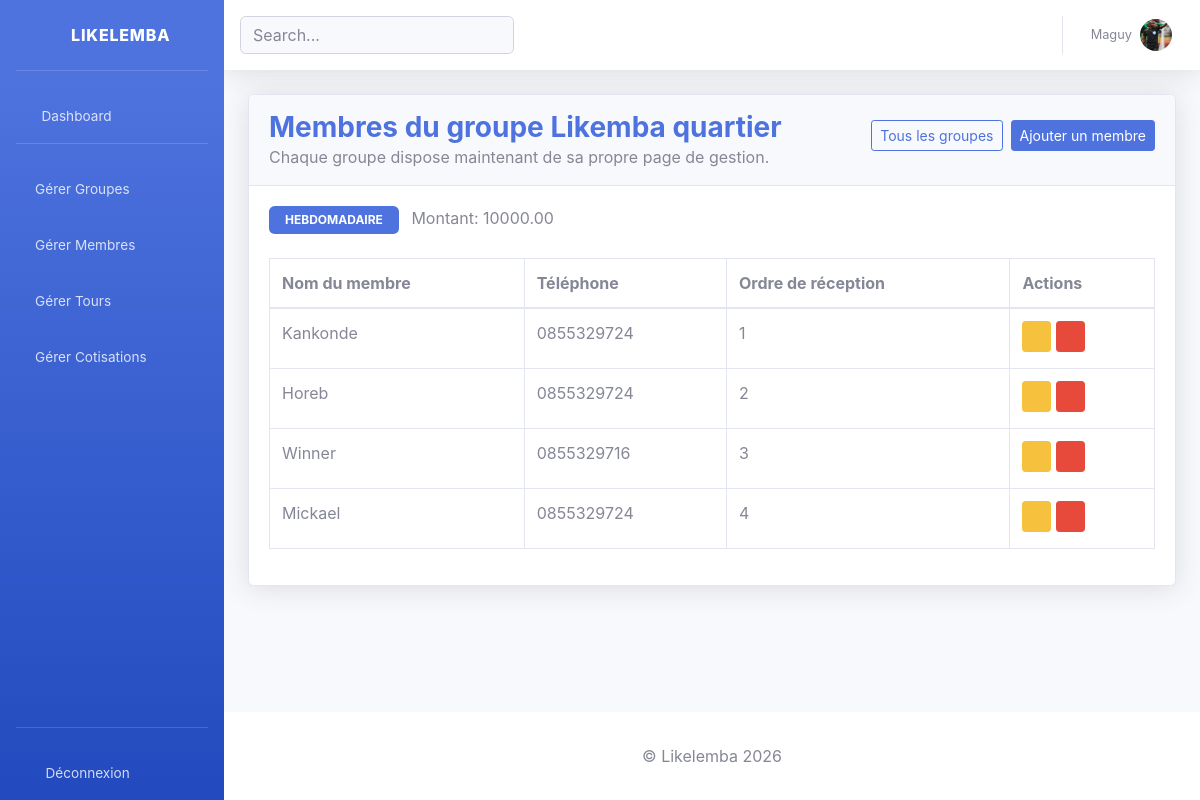
Screenshot of /groupes/7/membres/ (signed in) with the database file from the repository.
### authentification/models.py (models this page shows)
class Utilisateur(AbstractUser):
    telephone = models.CharField(max_length=20)
    ROLE_CHOICES = [
        ('ADMIN', 'Admin'),
        ('MEMBRE', 'Membre')
    ]
    role = models.CharField(max_length=10, choices=ROLE_CHOICES)
    photo = models.ImageField(upload_to='profiles/', null=True, blank=True)
    is_verified = models.BooleanField(default=False)

### likelemba_app/models.py (models this page shows, shortened)
class Groupe(models.Model):
    FREQUENCE_CHOICES = [
        ('QUOTIDIEN', 'Quotidien'),
        ('HEBDOMADAIRE', 'Hebdomadaire'),
        ('MENSUEL', 'Mensuel'),
        ('ANNUEL', 'Annuel')
    ]
    STATUT_CHOICES = [
        ('ACTIF', 'Actif'),
        ('TERMINE', 'Terminé')
    ]
    nom = models.CharField(max_length=100)
    montant_cotisation = models.DecimalField(
        max_digits=10,
        decimal_places=2
    )
    frequence = models.CharField(max_length=20, choices=FREQUENCE_CHOICES)
    date_debut = models.DateField()
    statut = models.CharField(max_length=20, choices = STATUT_CHOICES, default='ACTIF')
    date_creation = models.DateTimeField(auto_now_add=True, null=True)
    admin = models.ForeignKey(
        Utilisateur,
        on_delete=models.CASCADE
    )

class MembreGroupe(models.Model):
    utilisateur = models.ForeignKey(
        Utilisateur,
        on_delete=models.CASCADE,
        null=True,
        blank=True
    )
    groupe = models.ForeignKey(
        Groupe,
        on_delete=models.CASCADE,
        null=True,
        blank=True
    )
    nom = models.CharField(max_length=100, null=True, blank=True)
    telephone = models.CharField(max_length=20, blank=True)
    ordre_reception = models.IntegerField()
    @property
    def nom_affiche(self):
        if self.utilisateur:
            return self.utilisateur.username
        return self.nom or "Membre sans nom"
    class Meta:
        unique_together = ('utilisateur', 'groupe')

### likelemba_app/views.py (the view)
# urls.py: path('groupes/<int:groupe_id>/membres/', membres_groupe_view, name='membres_groupe'),
@login_required(login_url="login")
def membres_groupe_view(request, groupe_id):
    if request.user.role != 'ADMIN':
        return redirect('dashboard_membre')
    groupe = get_object_or_404(Groupe, id=groupe_id, admin=request.user)
    membres = MembreGroupe.objects.filter(groupe=groupe).order_by('ordre_reception', 'id')
    return render(request, 'membres/membres_groupe.html', {
        'groupe': groupe,
        'membres': membres
    })

### likelemba/templates/membres/membres_groupe.html (shortened to what this page needs)
{% extends 'base.html' %}
{% block content %}
<div class="card shadow mb-4">
    <div class="card-header py-3 d-flex justify-content-between align-items-center">
        <div>
            <h3 class="m-0 font-weight-bold text-primary">Membres du groupe {{ groupe.nom }}</h3>
            <p class="mb-0 text-muted">Chaque groupe dispose maintenant de sa propre page de gestion.</p>
        </div>
        <div class="d-flex flex-wrap justify-content-end">
            <a href="{% url 'liste_membres' %}" class="btn btn-outline-primary btn-sm mr-2 mb-2">
                Tous les groupes
            </a>
            <a href="{% url 'ajouter_membre' groupe.id %}" class="btn btn-primary btn-sm mb-2">
                Ajouter un membre
            </a>
        </div>
    </div>
    <div class="card-body">
        <div class="mb-4">
            <span class="badge badge-primary px-3 py-2 mr-2">{{ groupe.frequence }}</span>
            <span class="text-muted">Montant: {{ groupe.montant_cotisation }}</span>
        </div>
        <div class="table-responsive">
            <table class="table table-bordered" width="100%" cellspacing="0">
                <thead>
                    <tr>
                        <th>Nom du membre</th>
                        <th>Téléphone</th>
                        <th>Ordre de réception</th>
                        <th>Actions</th>
                    </tr>
                </thead>
                <tbody>
                    {% for membre in membres %}
                    <tr>
                        <td>{{ membre.nom_affiche }}</td>
                        <td>{{ membre.telephone|default:"-" }}</td>
                        <td>{{ membre.ordre_reception }}</td>
                        <td class="text-nowrap">
                            <a href="{% url 'modifier_ordre_membre' membre.id %}" class="btn btn-warning btn-sm mb-1">
                                <i class="fas fa-pen"></i>
                            </a>
                            <button class="btn btn-danger btn-sm mb-1"
                                    data-toggle="modal"
                                    data-target="#deleteModal{{ membre.id }}">
                                <i class="fas fa-trash"></i>
                            </button>
                        </td>
                    </tr>
                    {% empty %}
                    <tr>
                        <td colspan="4" class="text-center">
                            Aucun membre trouvé dans ce groupe.
                        </td>
                    </tr>
                    {% endfor %}
                </tbody>
            </table>
        </div>
    </div>
</div>
{% endblock content %}

### likelemba/templates/components/navbar.html (shortened to what this page needs)
{% load static %}
<nav class="navbar navbar-expand navbar-light bg-white topbar mb-4 static-top shadow">
    <form class="d-none d-sm-inline-block form-inline mr-auto">
        <input type="text" class="form-control bg-light small" placeholder="Search...">
    </form>
    <ul class="navbar-nav ml-auto">
        <li class="nav-item dropdown no-arrow mx-1">
            <a class="nav-link" href="#">
                <i class="fas fa-bell fa-fw"></i>
            </a>
        </li>
        <li class="nav-item dropdown no-arrow mx-1">
            <a class="nav-link" href="#">
                <i class="fas fa-envelope fa-fw"></i>
            </a>
        </li>
        <li class="nav-item dropdown no-arrow">
            <a class="nav-link dropdown-toggle" href="#">
                <span class="mr-2 d-none d-lg-inline text-gray-600 small">{{ request.user.username }}</span>
                {% if request.user.photo %}
                    <img class="img-profile rounded-circle" src="{{ request.user.photo.url }}" width="40px">
                {% else %}
                    <img src="{% static 'img/undraw_profile_2.svg' %}" alt="" width="40px">
                {% endif %}
            </a>
        </li>
    </ul>
</nav>

### rows the page displays
Utilisateur: user.username "Maguy", user.photo (picture)
Groupe: nom "Likemba quartier", frequence "HEBDOMADAIRE", montant_cotisation "10000.00"
MembreGroupe: nom_affiche "Kankonde", telephone "0855329724", ordre_reception "1"
MembreGroupe: nom_affiche "Horeb", telephone "0855329724", ordre_reception "2"
MembreGroupe: nom_affiche "Winner", telephone "0855329716", ordre_reception "3"
MembreGroupe: nom_affiche "Mickael", telephone "0855329724", ordre_reception "4"
